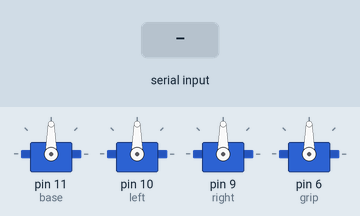
A sketch run on a simulated Arduino Uno, built with avr-gcc and run on an emulated ATmega328P. On the bench: 4 × servo. The inputs (shaded band) are chosen by the test bench.

Above: at 1.2 s.
1.3 s: "90,45,200\n" received over Serial
At 2.0 s:
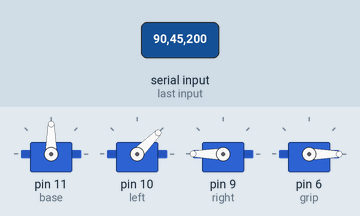
2.8 s: "30,150,10\n" received over Serial
At 3.1 s:
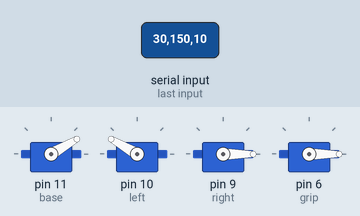
4.3 s: "90,45\n" received over Serial
At 5.3 s:
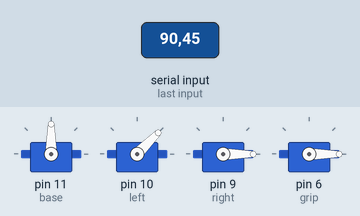
5.8 s: "5\n" received over Serial
At 6.2 s:
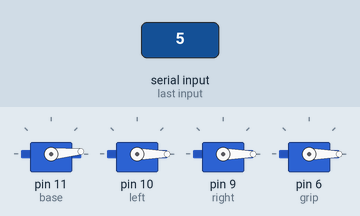
7.3 s: "90\n" received over Serial
At 8.5 s:
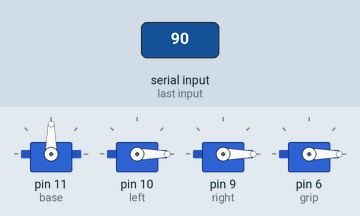
8.8 s: "200\n" received over Serial
At 9.8 s:
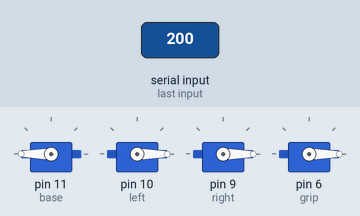
Timing chart, 0 to 11.3 s (numbered marks = the images above; inputs shaded):
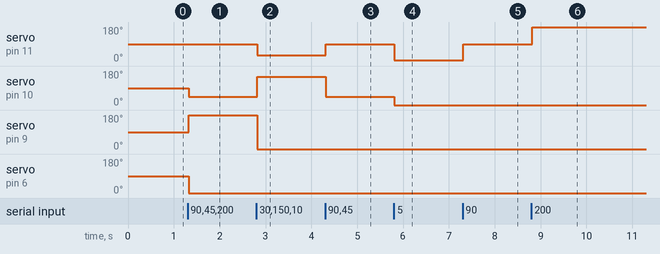

The sketch:

meArm.ino
```cpp
#include <Servo.h>
String str = "090090090";
String temp = "";
int a, b, c, d;
Servo base, left, right, grip;
void setup() {
  base.attach(11);
  left.attach(10);
  right.attach(9);
  grip.attach(6);
  Serial.begin(9600);
  Serial.setTimeout(10);
}

void loop() {
  if (Serial.available() > 0) {
    str = Serial.readString();
    temp = str.substring(0, 3);
    a = temp.toInt();
    temp = str.substring(3, 6);
    b = temp.toInt();
    temp = str.substring(6, 9);
    c = temp.toInt();
    temp = str.substring(9, 12);
    d = temp.toInt();
    base.write(a);
    left.write(b);
    right.write(c);
    grip.write(d);
  }
}
```

Measured:
- after the input at 1.3 s, servo on pin 10 (left): 90° → 45° at once; servo on pin 9 (right): 90° → 180° at once; servo on pin 6 (grip): 90° → 0° at once
- after the input at 2.8 s, servo on pin 11 (base): 90° → 30° at once; servo on pin 10 (left): 45° → 150° at once; servo on pin 9 (right): 180° → 0° at once
- after the input at 4.3 s, servo on pin 11 (base): 30° → 90° at once; servo on pin 10 (left): 150° → 45° at once
- after the input at 5.8 s, servo on pin 11 (base): 90° → 5° at once; servo on pin 10 (left): 45° → 0° at once
- after the input at 7.3 s, servo on pin 11 (base): 5° → 90° at once
- after the input at 8.8 s, servo on pin 11 (base): 90° → 180° at once
